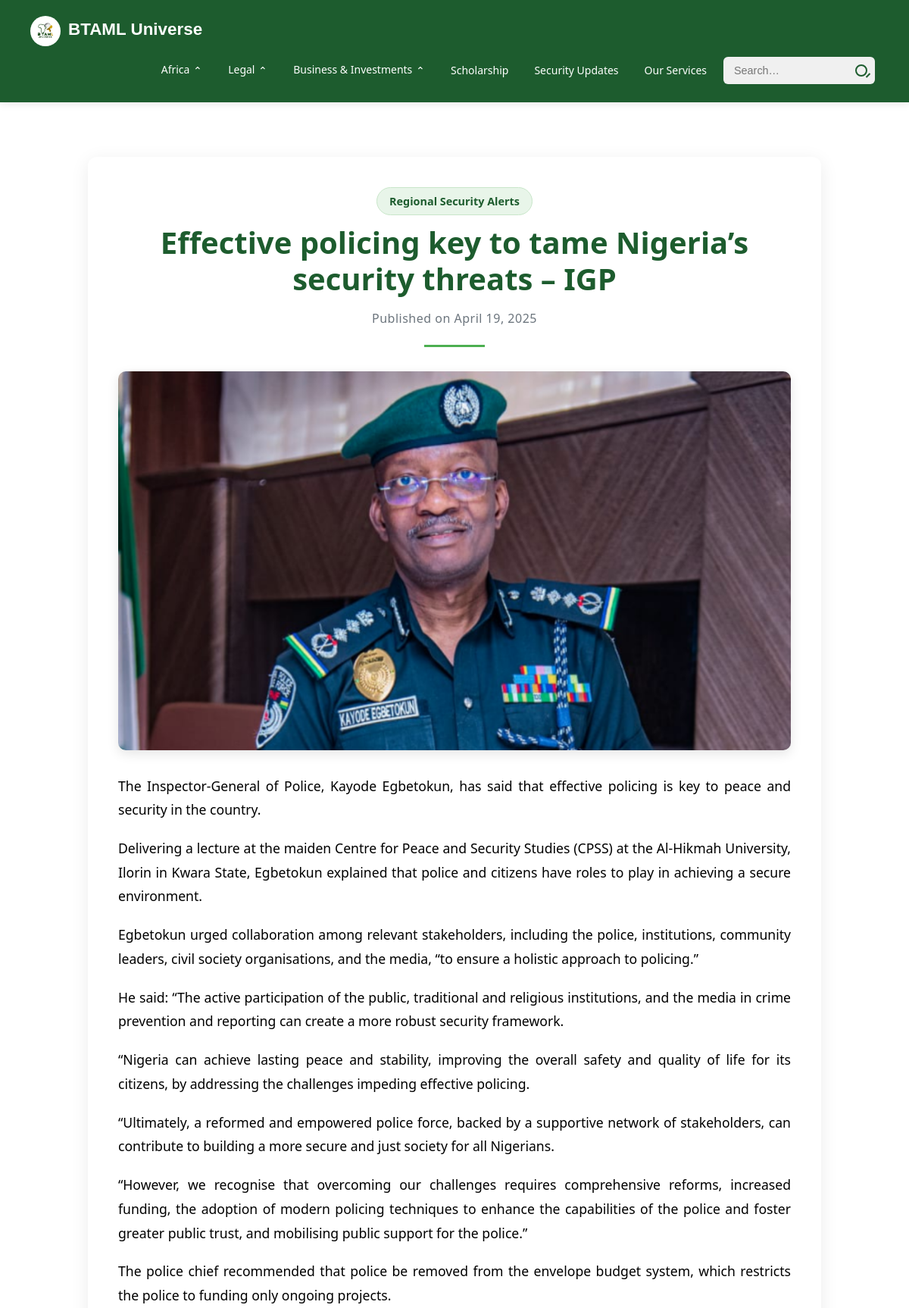
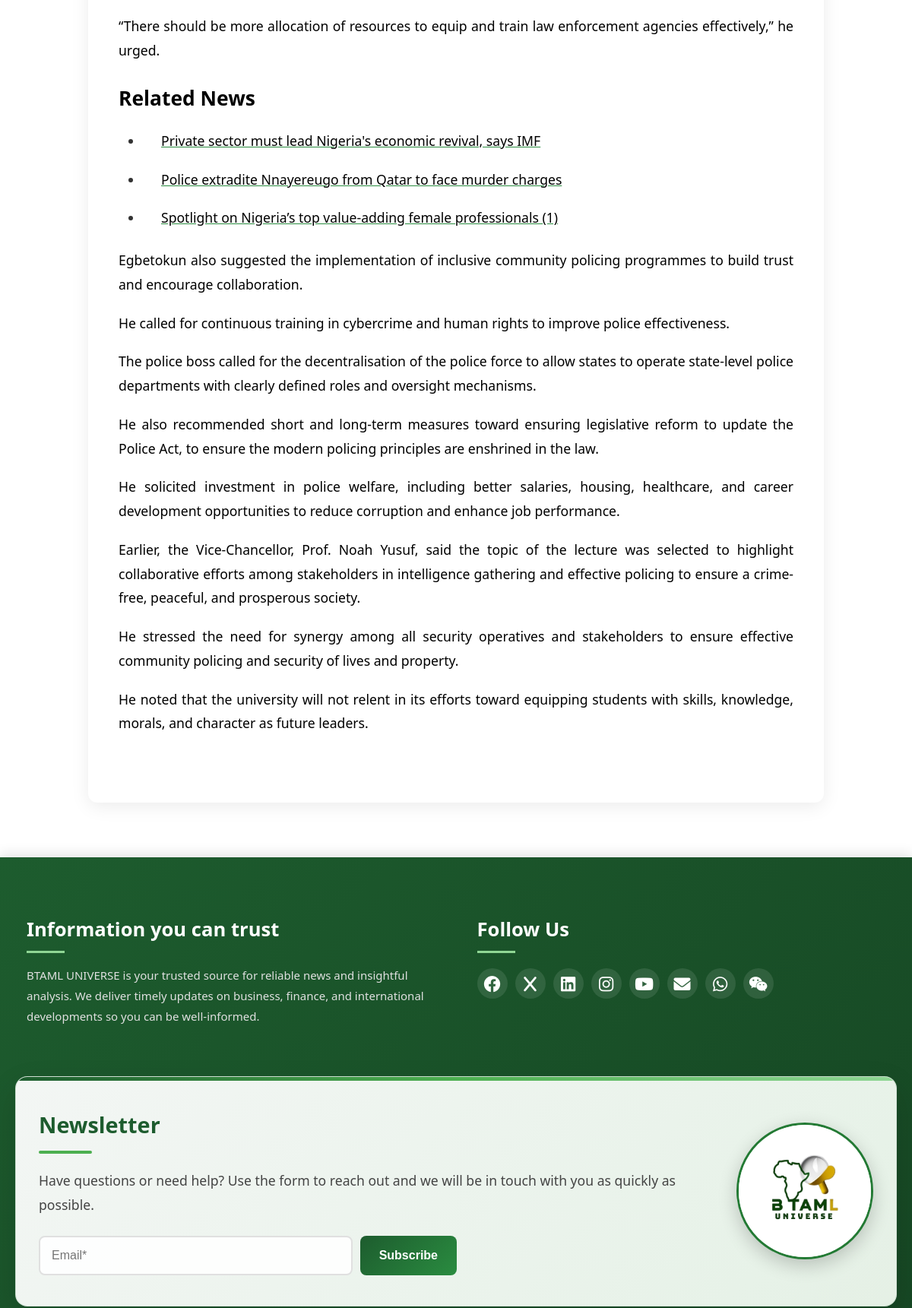
Screenshot of /security/1/ (upper part) with the database file from the repository (2 pictures, top to bottom).
### main/models.py (models this page shows, shortened)
class SecurityNews(models.Model):
    title = models.CharField(max_length=255)
    category = models.CharField(max_length=50, choices=SECURITY_CATEGORIES)
    published_date = models.DateField(auto_now_add=True)
    thumbnail = models.ImageField(upload_to='security/thumbnails/', blank=True, null=True)
    body = CKEditor5Field('Text', config_name='default')
    related = models.ManyToManyField('self', blank=True)

### main/views.py (the view)
# urls.py: path('security/<int:pk>/', views.security_details, name='security_details'),
def security_details(request, pk):
    item = get_object_or_404(SecurityNews, pk=pk)
    return render(request, 'main/security_details.html', {'item': item})

### main/templates/main/security_details.html (shortened to what this page needs)
{% extends 'main/base.html' %}
{% block content %}
<div class="container security-container py-5">
  <article class="security-article">
    <header class="article-header">
      <span class="category-badge">{{ item.get_category_display }}</span>
      <h1 class="article-title">{{ item.title }}</h1>
      <p class="publish-date">Published on {{ item.published_date|date:"F j, Y" }}</p>
    </header>
    {% if item.thumbnail %}
      <div class="featured-image-container">
        <img src="{{ item.thumbnail.url }}" class="featured-image" alt="{{ item.title }}">
      </div>
    {% endif %}
    <div class="security-body">
      {{ item.body|safe }}
    </div>
  </article>
</div>
{% endblock %}

### main/templates/main/security_details.html (style rules this page uses)
.security-container { max-width: 1000px; margin: 0 auto; padding: 2rem 1rem; }
.security-article { border-radius: 12px; box-shadow: 0 5px 25px rgba(0, 0, 0, 0.08); background-color: #fff; overflow: hidden; padding: 2.5rem; }
.article-header { text-align: center; margin-bottom: 2rem; position: relative; padding-bottom: 1.5rem; }
.article-header::after { content: ''; position: absolute; width: 80px; height: 3px; background-color: #4CAF50; bottom: 0; left: 50%; transform: translateX(-50%); }
.article-title { color: #1D5C2E; font-weight: 700; margin-bottom: 1rem; font-size: 2.5rem; line-height: 1.2; }
.category-badge { display: inline-block; background-color: #e8f5e9; color: #1D5C2E; padding: 0.4rem 1rem; border-radius: 50px; font-weight: 600; font-size: 0.9rem; margin-bottom: 0.75rem; border: 1px solid #c8e6c9; }
.publish-date { color: #6c757d; font-size: 1rem; font-weight: 500; letter-spacing: 0.5px; margin-top: 0.5rem; }
.featured-image-container { margin-bottom: 2rem; border-radius: 10px; overflow: hidden; box-shadow: 0 5px 15px rgba(0, 0, 0, 0.1); }
.featured-image { width: 100%; max-height: 500px; object-fit: cover; display: block; transition: transform 0.5s ease; }
.security-body { font-size: 1.1rem; line-height: 1.8; color: #333; text-align: justify; margin-bottom: 3rem; }
.security-body h1, .security-body h2, .security-body h3, .security-body h4, .security-body h5, .security-body h6 { color: #1D5C2E; margin-top: 1.5rem; margin-bottom: 1rem; }
.security-body p { margin-bottom: 1.2rem; }
.security-body a { color: #2A8C40; text-decoration: underline; transition: color 0.2s ease; }
.security-body ul, .security-body ol { padding-left: 2rem; margin-bottom: 1.5rem; }

### rows the page displays
SecurityNews: category "Regional Security Alerts", title "Effective policing key to tame Nigeria’s security threats – IGP", published_date "April 19, 2025", thumbnail (picture), body "The Inspector-General of Police, Kayode Egbetokun, has said that effective policing is key to peace and security in the country. Delivering a lecture at the maiden Centre for Peace and Security Studies (CPSS) at the Al-Hikmah University, Ilorin in Kwara State, Egbetokun explained that police and citizens have roles to play in achieving a secure environment. Egbetokun urged collaboration among relevant stakeholders, including the police, institutions, community leaders, civil society organisations, and the media, “to ensure a holistic approach to policing.” He said: “The active participation of the public, traditional and religious institutions, and the media in crime prevention and…"
